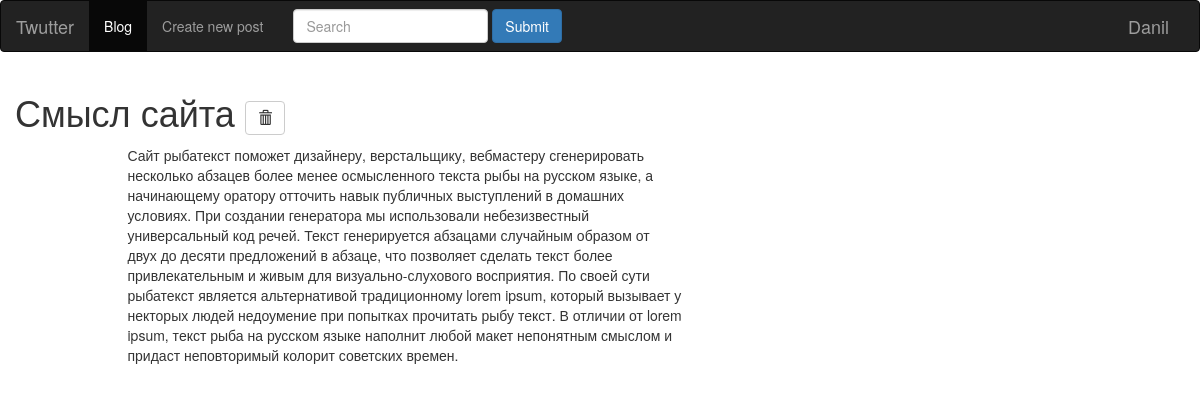
The app's page /blog/1 (signed in) with its own data.
### tables this page shows
CREATE TABLE news 
                                (id INTEGER PRIMARY KEY AUTOINCREMENT, 
                                 title VARCHAR(100),
                                 content VARCHAR(1000),
                                 user_id INTEGER
                                 );

### posts/blueprint.py (the view)
@posts.route('/<slug>', methods=['GET', 'POST'])
def post_detail(slug):
    form = DeletePostForm()
    if 'username' not in session:
        return redirect('/start_menu')
    if slug and slug.isdigit():
        post = NewsModel(db.get_connection()).get(int(slug))
        return render_template('posts/post_detail.html', post=post,
                               slug=slug, form=form)
    else:
        return render_template('404.html'), 404

### posts/forms.py
class DeletePostForm(Form):
    submit = SubmitField('Delete')

### models.py (called while the page is built)
    def get_connection(self):
        return self.conn

    def get(self, news_id):
        cursor = self.connection.cursor()
        cursor.execute("SELECT * FROM news WHERE id = ?", (str(news_id)))
        row = cursor.fetchone()
        return row

### posts/templates/posts/post_detail.html (shortened to what this page needs)
{% extends 'base.html' %}
{% block content_title %}
	{{ post[1] }}
	<a href="{{ url_for('posts.delete_post', slug=post[0]) }}">
		<button  type="sumbit" class="btn btn-default">
			<span class="glyphicon glyphicon-trash" aria-hidden="true"></span>
		</button>
	</a>
{% endblock %}
{% block content %}
    <div class="col-md-offset-1 col-md-6">
	<p>{{ post[2] }}</p>
    </div>
{% endblock %}

### records on screen
news: title "Смысл сайта", content "Сайт рыбатекст поможет дизайнеру, верстальщику, вебмастеру сгенерировать несколько абзацев более менее осмысленного текста рыбы на русском языке, а начинающему оратору отточить навык публичных выступлений в домашних условиях. При создании генератора мы использовали небезизвестный универсальный код речей. Текст генерируется абзацами случайным образом от двух до десяти предложений в абзаце, что позволяет сделать текст более привлекательным и живым для визуально-слухового восприятия. По своей сути рыбатекст является альтернативой традиционному lorem ipsum, который вызывает у некторых людей недоумение при попытках прочитать рыбу текст. В отличии от lorem ipsum, текст рыба на русском языке…"

### other values on screen
{{ session['username'] }} "Danil"
